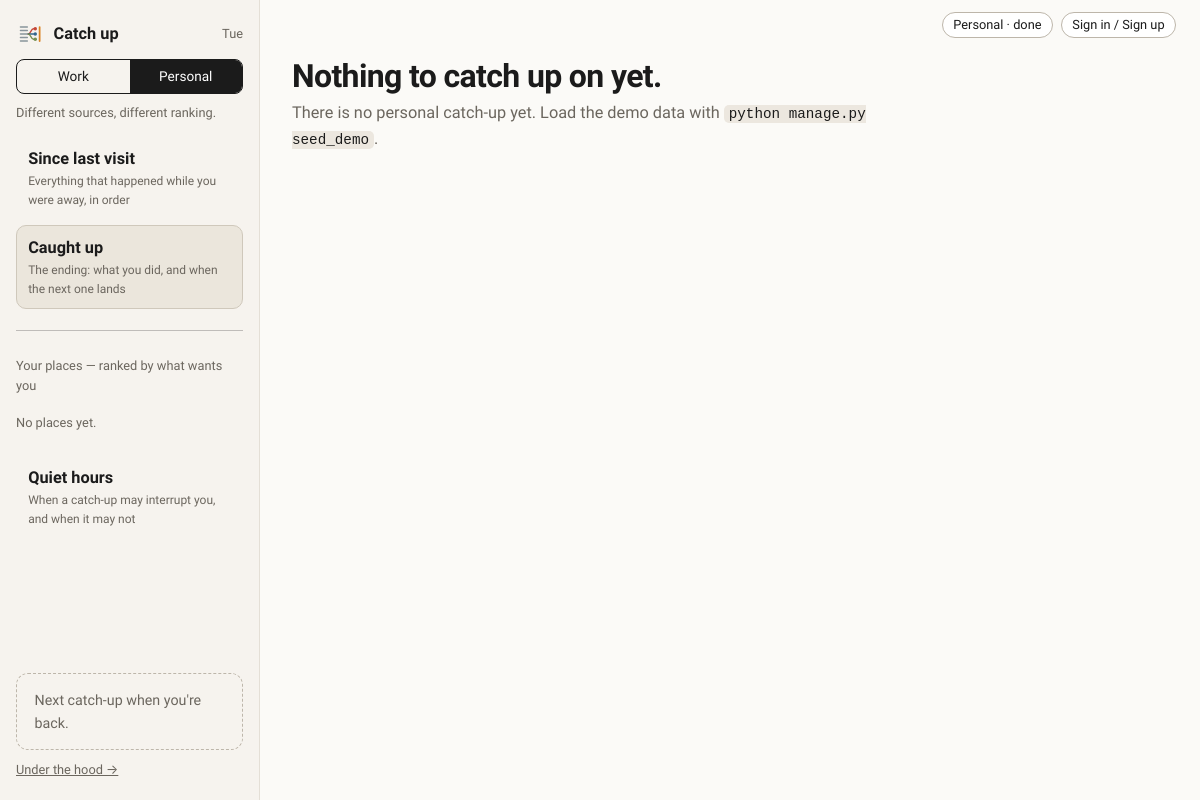
The app's page /personal/caught-up/ (signed in), older data.
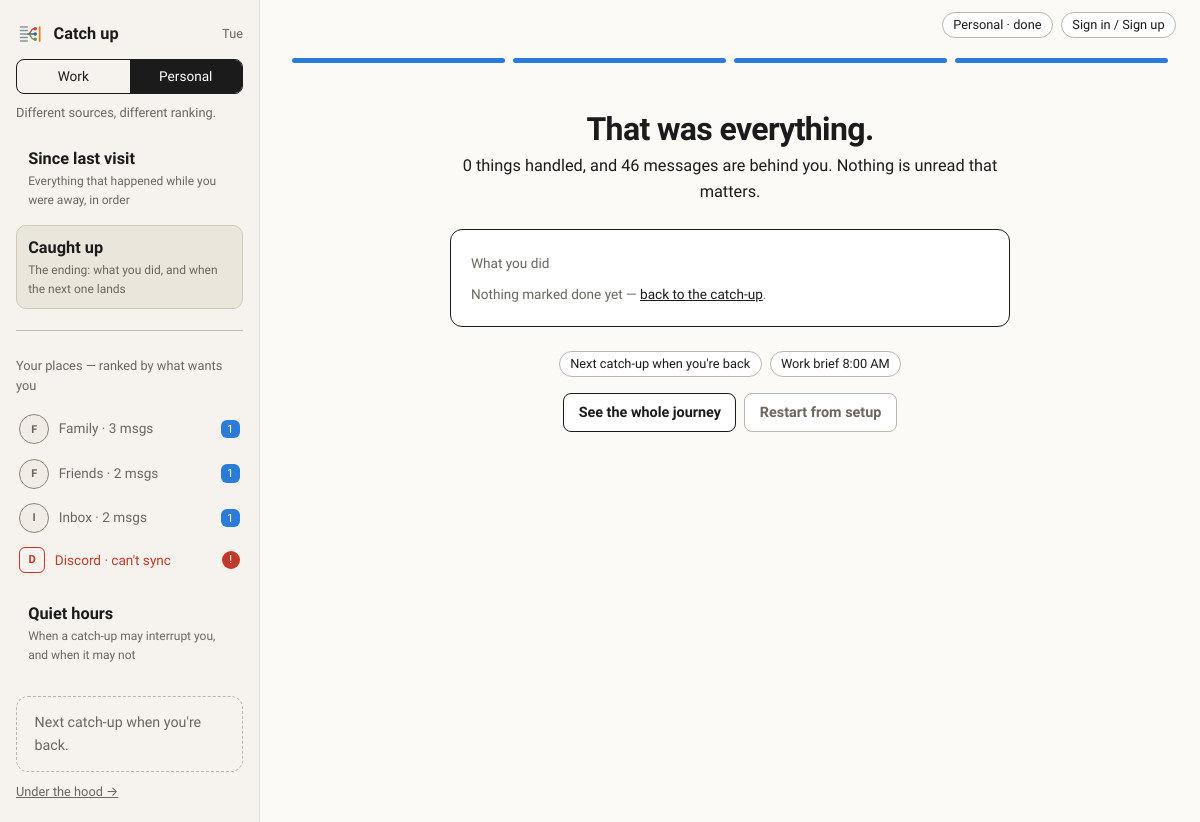
The same page, newer data.
### unopsis/models.py (models this page shows, shortened)
class Connection(models.Model):
    class Status(models.TextChoices):
        CONNECTED = "connected", "Connected"
        ERROR = "error", "Error"
        REVOKED = "revoked", "Revoked"
    space = models.ForeignKey(Space, on_delete=models.CASCADE, related_name="connections")
    provider = models.CharField(max_length=32, choices=Provider.choices)
    external_account = models.CharField(
        max_length=254,
        help_text="Identifier at the provider, e.g. an address, workspace, or handle.",
    )
    display_name = models.CharField(max_length=120, blank=True)
    status = models.CharField(max_length=16, choices=Status.choices, default=Status.CONNECTED)
    read_only = models.BooleanField(default=True)
    token_ref = models.CharField(
        max_length=200, blank=True,
        help_text=(
            "Opaque pointer to credentials held in a secrets store. No token "
            "material is ever written to this table."
        ),
    )
    included_scopes = models.JSONField(
        default=list, blank=True,
        help_text=(
            'Which channels/labels/chats count, e.g. '
            '[{"id":"C08KJ21X","name":"#engineering","type":"channel"}]. '
            "Excluded scopes are simply absent."
        ),
    )
    last_synced_at = models.DateTimeField(null=True, blank=True)
    last_error = models.TextField(blank=True)
    class Meta:
        ordering = ["space", "provider", "external_account"]
        constraints = [
            models.UniqueConstraint(
                fields=["space", "provider", "external_account"],
                name="uniq_connection_per_space_provider_account",
            )
        ]

class Brief(models.Model):
    class Trigger(models.TextChoices):
        SCHEDULED = "scheduled", "Scheduled"
        ON_DEMAND = "on_demand", "On demand"
    class Status(models.TextChoices):
        BUILDING = "building", "Building"
        READY = "ready", "Ready"
        FAILED = "failed", "Failed"
    space = models.ForeignKey(Space, on_delete=models.CASCADE, related_name="briefs")
    window_start = models.DateTimeField()
    window_end = models.DateTimeField()
    trigger = models.CharField(max_length=16, choices=Trigger.choices)
    status = models.CharField(max_length=16, choices=Status.choices, default=Status.BUILDING)
    headline = models.CharField(
        max_length=200, blank=True,
        help_text='The one line at the top, e.g. "Three things need you before noon."',
    )
    message_count = models.PositiveIntegerField(default=0)
    topic_count = models.PositiveIntegerField(default=0)
    read_seconds = models.PositiveIntegerField(default=0, help_text="Estimated time to read.")
    steps = models.JSONField(
        default=list, blank=True,
        help_text=(
            'Generation progress for the waiting screen, e.g. '
            '[{"label":"Reading 212 messages","status":"done","ms":3100}].'
        ),
    )
    model_version = models.CharField(max_length=80, blank=True)
    generated_at = models.DateTimeField(null=True, blank=True)
    class Meta:
        ordering = ["-window_end"]
        constraints = [
            models.UniqueConstraint(
                fields=["space", "window_start", "window_end"],
                condition=Q(trigger="scheduled"),
                name="uniq_scheduled_brief_per_window",
            )
        ]

### unopsis/app_views.py (the view)
# urls.py: path("personal/caught-up/", app_views.caught_up, name="app-personal-caught-up"),
@login_required
def caught_up(request):
    space, brief, now = _world(PERSONAL, request.user)
    done = (
        brief.items.filter(state=HANDLED).order_by("handled_at")
        if brief else BriefItem.objects.none()
    )
    return _render_world(
        request, "unopsis/app/caught_up.html", PERSONAL, "caught-up", space, brief, now,
        done=done,
        work_next=ui.next_digest(ui.current_space(WORK, request.user), now),
    )

### unopsis/app_views.py (called while the page is built)
def _world(kind, user):
    space = ui.current_space(kind, user)
    return space, ui.latest_brief(space), timezone.now()

def _render_world(request, template, kind, active, space, brief, now, **extra):
    context = {"active": active, "brief": brief, **ui.sidebar_context(kind, space, brief, now)}
    context.update(extra)
    return render(request, template, context)

### unopsis/templatetags/app_ui.py (called while the page is built)
@register.filter
def initials(name):
    parts = str(name or "").replace(".", " ").split()
    return "".join(part[0] for part in parts[:2]).upper() or "?"

@register.filter
def provider_letter(value):
    if value is None:
        return "·"
    label = value.get_provider_display() if hasattr(value, "get_provider_display") else str(value)
    return label[:1].upper() or "·"

### unopsis/ui.py (called while the page is built)
def current_space(kind, user):
    if user is None or not user.is_authenticated:
        return None
    return Space.objects.filter(kind=kind, user=user).order_by("pk").first()

def latest_brief(space):
    if space is None:
        return None
    return space.briefs.filter(status=Brief.Status.READY).order_by("-window_end").first()

### templates/unopsis/app/caught_up.html (shortened to what this page needs)
{% extends "unopsis/app/shell.html" %}
{% block rail %}{% include "unopsis/app/_rail_world.html" %}{% endblock %}
{% block rail_foot %}<p class="hint small mb-0">Next catch-up when you're back.</p>{% endblock %}
{% block topbar %}<span class="chip">Personal · done</span>{% endblock %}
{% block app_content %}
{% if not brief %}
  <h1 class="page-title">Nothing to catch up on yet.</h1>
  <p class="page-sub">There is no personal catch-up yet. Load the demo data with <code>python manage.py seed_demo</code>.</p>
{% else %}
  <div class="d-flex gap-2 mb-5" aria-label="All four parts done">
    <div class="progress-thin flex-fill"><span style="width:100%"></span></div>
    <div class="progress-thin flex-fill"><span style="width:100%"></span></div>
    <div class="progress-thin flex-fill"><span style="width:100%"></span></div>
    <div class="progress-thin flex-fill"><span style="width:100%"></span></div>
  </div>
  <div class="text-center mx-auto" style="max-width: 560px">
    <h1 class="page-title">That was everything.</h1>
    <p>{{ done|length }} thing{{ done|length|pluralize }} handled, and {{ brief.message_count }} messages are behind you. Nothing is unread that matters.</p>
    <div class="app-card text-start my-4">
      <small class="meta">What you did</small>
      {% for item in done %}
        <div class="list-row"><span class="check">✓</span>{{ item.title }}</div>
      {% empty %}
        <p class="meta mb-0 mt-2">Nothing marked done yet — <a href="{% url 'app-personal-catchup' %}">back to the catch-up</a>.</p>
      {% endfor %}
    </div>
    <p class="d-flex flex-wrap justify-content-center gap-2">
      <span class="chip">Next catch-up when you're back</span>
      {% if work_next %}<span class="chip">Work brief {{ work_next|time:"g:i A" }}</span>{% endif %}
    </p>
    <p class="d-flex flex-wrap justify-content-center gap-2">
      <a class="btn-app" href="{% url 'app-journey' %}">See the whole journey</a>
      <a class="btn-app btn-app--quiet" href="{% url 'app-setup-world' %}">Restart from setup</a>
    </p>
  </div>
{% endif %}
{% endblock %}

### templates/unopsis/app/_rail_world.html (shortened to what this page needs)
{% load static app_ui %}
<div class="rail-brand">
  <img class="rail-logo" src="{% static 'img/unopsis-logo.svg' %}" alt="">
  {% if world == 'work' %}Brief{% else %}Catch up{% endif %}
  <span class="rail-day">{{ today|date:"D" }}</span>
</div>
<nav class="segmented" aria-label="Switch world">
  <a href="{% url 'app-work-brief' %}" class="{% if world == 'work' %}is-on{% endif %}"
     {% if world == 'work' %}aria-current="page"{% endif %}>Work</a>
  <a href="{% url 'app-personal-catchup' %}" class="{% if world == 'personal' %}is-on{% endif %}"
     {% if world == 'personal' %}aria-current="page"{% endif %}>Personal</a>
</nav>
<p class="rail-note">{% if world == 'work' %}Two worlds, never blended into one summary.{% else %}Different sources, different ranking.{% endif %}</p>
{% if world == 'work' %}
  <a class="rail-link {% if active == 'brief' %}is-active{% endif %}" href="{% url 'app-work-brief' %}">
    <strong>Today's brief</strong><small>The one page: {{ needs_you_count }} thing{{ needs_you_count|pluralize }} ranked, in prose</small></a>
  <a class="rail-link {% if active == 'needs-you' %}is-active{% endif %}" href="{% url 'app-work-needs-you' %}">
    <strong>Needs you · {{ needs_you_count }}</strong><small>Open items only, one decision per screen</small></a>
  <a class="rail-link {% if active == 'threads' %}is-active{% endif %}"
     href="{% if first_needs_you %}{% url 'app-thread' 'work' first_needs_you.pk %}{% else %}{% url 'app-work-brief' %}{% endif %}">
    <strong>Threads</strong><small>A topic in full: chronology, receipts, draft reply</small></a>
  <a class="rail-link {% if active == 'handled' %}is-active{% endif %}" href="{% url 'app-work-handled' %}">
    <strong>Handled today</strong><small>What you closed, and what is still waiting</small></a>
  <hr>
  <p class="rail-label">Digesting — click to change</p>
  {% for row in connections %}
    <a class="rail-source {% if row.broken %}is-broken{% endif %}" href="{% url 'app-setup-scope' %}">
      <span class="tile">{{ row.connection|provider_letter }}</span>
      <span>{% if row.broken %}{{ row.connection.get_provider_display }} · can't sync{% else %}{{ row.label }}{% endif %}</span>
      {% if row.broken %}<span class="badge-alert" title="{{ row.connection.last_error }}">!</span>{% endif %}
    </a>
  {% empty %}
    <p class="rail-note">No sources yet. <a href="{% url 'app-setup-sources' %}">Connect one</a>.</p>
  {% endfor %}
  <a class="rail-link mt-2" href="{% url 'app-setup-tuning' %}">
    <strong>Tuning</strong><small>What counts as urgent, detail level, delivery times</small></a>
{% else %}
  <a class="rail-link {% if active == 'since' %}is-active{% endif %}" href="{% url 'app-personal-catchup' %}">
    <strong>Since last visit</strong><small>Everything that happened while you were away, in order</small></a>
  <a class="rail-link {% if active == 'caught-up' %}is-active{% endif %}" href="{% url 'app-personal-caught-up' %}">
    <strong>Caught up</strong><small>The ending: what you did, and when the next one lands</small></a>
  <hr>
  <p class="rail-label">Your places — ranked by what wants you</p>
  {% for place in places %}
    <div class="rail-source">
      <span class="avatar">{{ place.name|initials }}</span>
      <span>{{ place.name }} · {{ place.messages }} msg{{ place.messages|pluralize }}</span>
      {% if place.wants_you %}<span class="badge-count">{{ place.wants_you }}</span>{% endif %}
    </div>
  {% empty %}
    <p class="rail-note">No places yet.</p>
  {% endfor %}
  {% for row in connections %}{% if row.broken %}
    <div class="rail-source is-broken"><span class="tile">{{ row.connection|provider_letter }}</span>
      <span>{{ row.connection.get_provider_display }} · can't sync</span><span class="badge-alert">!</span></div>
  {% endif %}{% endfor %}
  <a class="rail-link mt-2" href="{% url 'app-setup-tuning' %}">
    <strong>Quiet hours</strong><small>When a catch-up may interrupt you, and when it may not</small></a>
{% endif %}

Row changes from the older to the newer data that the page shows:
added Connection: connection|provider_letter "D", connection.provider "Discord"
added Brief: message_count "46"
Text that changed along with them:
{{ done|length }}: (not shown) → "0"
{{ work_next|time:"g:i A" }}: (not shown) → "8:00 AM"
new list line: "F Family · 3 msg s 1"
new list line: "F Friends · 2 msg s 1"
new list line: "I Inbox · 2 msg s 1"
text no longer shown: "No places yet. Nothing to catch up on yet. There is no personal catch-up yet. Load the demo data with python manage.py seed_demo"
text now shown: "That was everything. thing handled, and messages are behind you. Nothing is unread that matters. What you did Nothing marked done yet — back to the catch-up Next catch-up when you're back Work brief See the whole journey Restart from setup"
